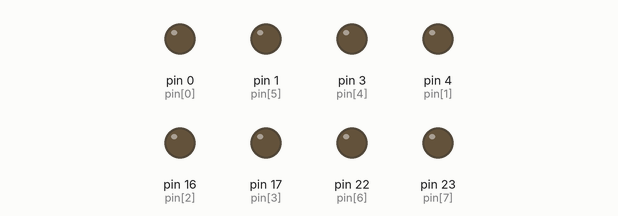
Recording of a sketch running on a simulated Arduino Mega 2560, built with avr-gcc and run on an emulated ATmega2560. On the bench: output pins drawn as LEDs (lit = HIGH).

Above: at 0.05 s.
At 4.95 s:
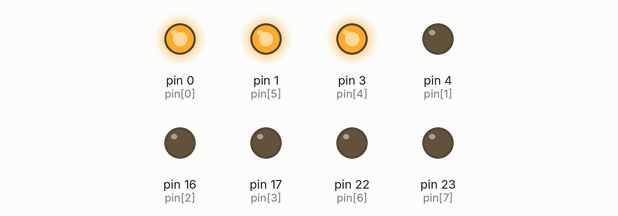
At 9.95 s:
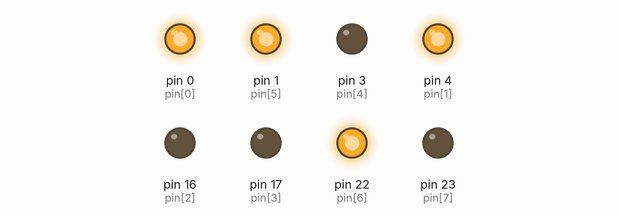
At 19.96 s:
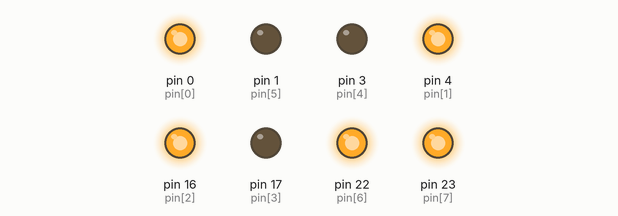
At 29.86 s:
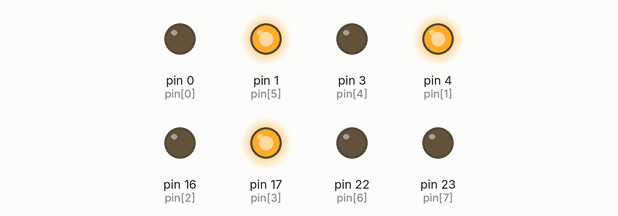
At 39.87 s:
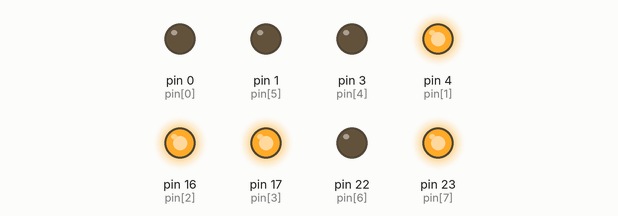
Timing chart, 0 to 40.0 s (numbered marks = the images above):
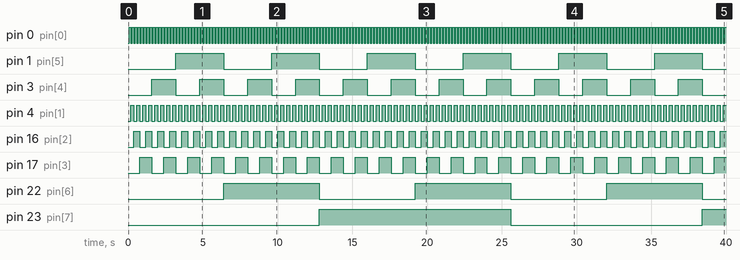

Measured:
- by itself, pin 0 (pin[0]): alternates HIGH for 0.10 s and LOW for 0.10 s
- by itself, pin 1 (pin[5]): alternates HIGH for 3.2 s and LOW for 3.2 s
- by itself, pin 3 (pin[4]): alternates HIGH for 1.6 s and LOW for 1.6 s
- by itself, pin 4 (pin[1]): alternates HIGH for 0.20 s and LOW for 0.20 s
- by itself, pin 16 (pin[2]): alternates HIGH for 0.40 s and LOW for 0.40 s
- by itself, pin 17 (pin[3]): alternates HIGH for 0.80 s and LOW for 0.80 s
- by itself, pin 22 (pin[6]): alternates HIGH for 6.4 s and LOW for 6.4 s
- by itself, pin 23 (pin[7]): LOW → HIGH at 12.8 s, → LOW 12.8 s later, → HIGH 12.8 s later

The sketch:

led_binary_counter.ino
```cpp
// uint8_t pin[8] = {23, 22, 1, 3, 17, 16, 4, 0}; // Right MSB
uint8_t pin[8] = {0, 4, 16, 17, 3, 1, 22, 23}; // Left MSB

void setup()
{
  for (int i = 0; i <= 7; i++)
    pinMode(pin[i], OUTPUT);
}

void loop()
{
  for (byte i = 0; i <= 255; i++)
  {
    displayBinary(i);
    delay(100);
  }
}

void displayBinary(byte numToShow)
{
  for (int i = 0; i <= 7; i++)
  {
    if (bitRead(numToShow, i) == 1)
      digitalWrite(pin[i], HIGH);
    else
      digitalWrite(pin[i], LOW);
  }
}
```
